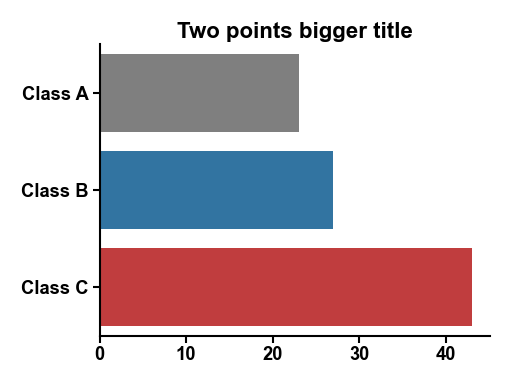

Write the Python code that produced this figure.
import matplotlib.pyplot as plt
import seaborn as sns
import aaanalysis as aa
data = {'Classes': ['Class A', 'Class B', 'Class C'], 'Values': [23, 27, 43]}
colors = aa.plot_get_clist()
aa.plot_settings()
sns.barplot(y='Classes', x='Values', data=data, palette=colors)
sns.despine()
plt.title("Two points bigger title", size=aa.plot_gcfs()+2)
plt.tight_layout()
plt.show()
